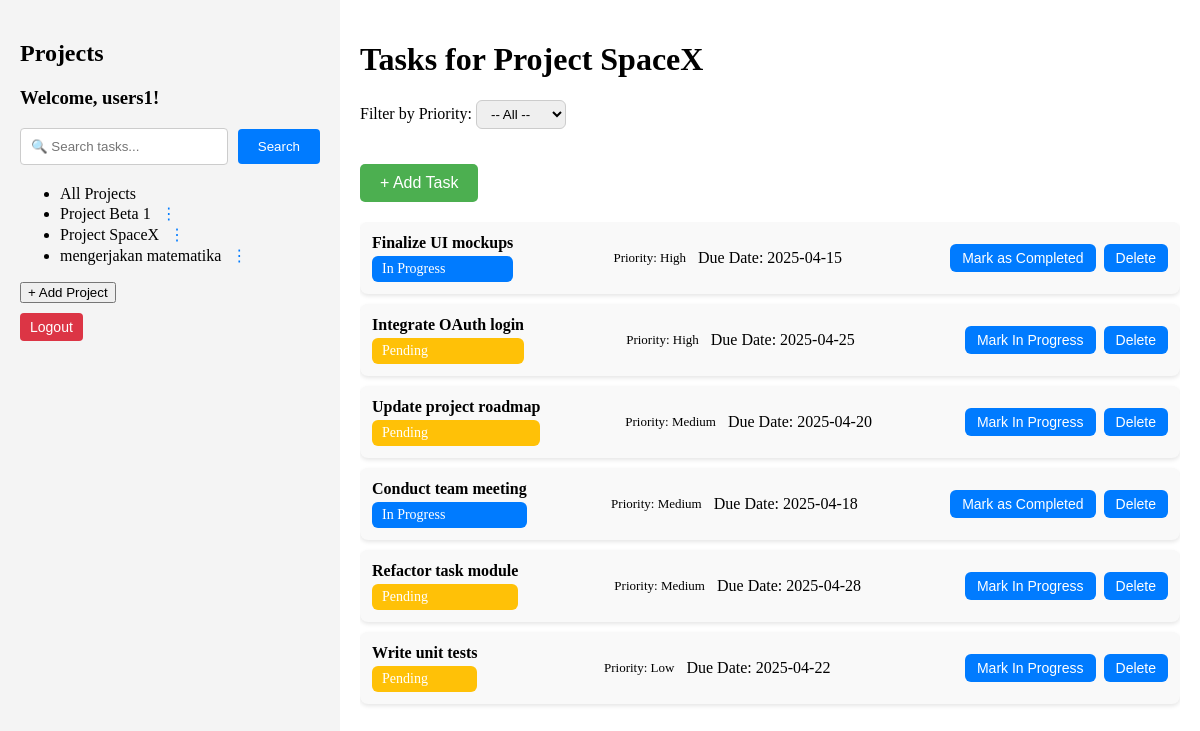
Page /index.php?project_id=86 (signed in) on the committed database.
### tables this page shows
CREATE TABLE `users` (
  `id` int NOT NULL,
  `name` varchar(100) NOT NULL,
  `email` varchar(100) NOT NULL,
  `password` varchar(255) NOT NULL,
  `created_at` timestamp NULL DEFAULT CURRENT_TIMESTAMP
);

CREATE TABLE `projects` (
  `id` int NOT NULL,
  `user_id` int NOT NULL,
  `name` varchar(100) NOT NULL,
  `created_at` timestamp NULL DEFAULT CURRENT_TIMESTAMP,
  `slug` varchar(255) DEFAULT NULL
);

CREATE TABLE `tasks` (
  `id` int NOT NULL,
  `project_id` int NOT NULL,
  `user_id` int NOT NULL,
  `name` varchar(255) NOT NULL,
  `is_completed` tinyint(1) DEFAULT '0',
  `created_at` timestamp NULL DEFAULT CURRENT_TIMESTAMP,
  `priority` enum('Low','Medium','High') DEFAULT NULL,
  `due_date` date DEFAULT NULL,
  `completed_at` datetime DEFAULT NULL
);

### index.php (the view, shortened to what this page needs)
<?php
require_once 'private/db.php';
$user_id = $_SESSION['user_id'];
$stmt = $conn->prepare("SELECT name FROM users WHERE id = ?");
$stmt->bind_param("i", $user_id);
$stmt->execute();
$result = $stmt->get_result();
$user = $result->fetch_assoc();
$user_id = $_SESSION['user_id'];
$stmt = $conn->prepare("SELECT * FROM projects WHERE user_id = ?");
$stmt->bind_param("i", $user_id);
$stmt->execute();
$resultProjects = $stmt->get_result();
$user_id = $_SESSION['user_id'] ?? 0;
$project_id = isset($_GET['project_id']) ? (int) $_GET['project_id'] : 0;
$sql = "SELECT tasks.* FROM tasks
        JOIN projects ON tasks.project_id = projects.id
        WHERE projects.user_id = ?";
$params = [$user_id];
$types = "i";
if ($project_id !== 0) {
    $sql .= " AND tasks.project_id = ?";
    $params[] = $project_id;
    $types .= "i";
}
$sql .= " ORDER BY FIELD(tasks.priority, 'High', 'Medium', 'Low')";
$stmt = $conn->prepare($sql);
if (!empty($params)) {
    $stmt->bind_param($types, ...$params);
}
$stmt->execute();
$resultTasks = $stmt->get_result();
$projectName = "All Projects";
if ($project_id > 0) {
    $stmtProject = $conn->prepare("SELECT name FROM projects WHERE id = ? AND user_id = ?");
    $stmtProject->bind_param("ii", $project_id, $user_id);
    $stmtProject->execute();
    $resultProject = $stmtProject->get_result();
    if ($resultProject->num_rows > 0) {
        $projectName = $resultProject->fetch_assoc()['name'];
    } else {
        $projectName = "Unknown Project";
    }
}
$nama_user = $user ? $user['name'] : 'Guest';
?>
<!DOCTYPE html>
<html lang="en">
<head>
    <link rel="stylesheet" href="style.css">
</head>
<body>
    <div class="main-wrapper">
        <aside class="sidebar">
            <h2>Projects</h2>
            <h3>Welcome,
                <?php echo htmlspecialchars($nama_user); ?>!
            </h3>
            <form method="GET" class="task-search-form" style="margin-bottom: 20px; display: flex;">
                <div class="search-wrapper" style="position: relative; flex: 1;">
                    <input type="text" name="search" placeholder="🔍 Search tasks..."
                        class="search-input"
                        value="<?= htmlspecialchars($_GET['search'] ?? '') ?>"
                        style="padding-right: 30px; width: 100%; box-sizing: border-box;">
                </div>
                <button type="submit">
                    Search
                </button>
            </form>
            <ul class="menu" id="project-list">
                <li class="menu-item">
                    <div class="project-item">
                        <span class="project-button <?= $project_id === 0 ? 'active' : '' ?>"
                            onclick="loadAllProjects()">All Projects</span>
                    </div>
                </li>
                <?php while ($project = $resultProjects->fetch_assoc()) { ?>
                    <li class="menu-item">
                        <div class="project-item">
                            <span class="project-button <?= $project_id == $project['id'] ? 'active' : '' ?>"
                                onclick="loadProjectTasks(<?= $project['id']; ?>)">
                                <?= htmlspecialchars($project['name']); ?>
                            </span>
                            <div class="menu-actions">
                                <button class="menu-toggle" onclick="toggleDropdown(<?= $project['id']; ?>)">⋮</button>
                            </div>
                        </div>
                    </li>
                <?php } ?>
            </ul>
            <button class="add-project-btn" onclick="openProjectModal()">+ Add Project</button>
            <?php if (isset($_SESSION['user_id'])) { ?>
                <form method="POST" action="logout.php">
                    <button type="submit" class="logout-btn">Logout</button>
                </form>
            <?php } ?>
        </aside>
        <main class="content">
            <h1>Tasks for
                <?= htmlspecialchars($projectName ?? "Unknown Project"); ?>
            </h1>
            <form method="GET" class="priority-filter-form">
                <label for="priority">Filter by Priority:</label>
                <select name="priority" id="priority" onchange="this.form.submit()">
                    <option value="">-- All --</option>
                </select>
            </form>
            <div class="task-actions-wrapper">
            <?php if ($project_id !== 0) { ?>
                <button class="add-task-btn" onclick="openTaskModal()">+ Add Task</button>
            <?php } ?>
            </div>
            <div class="task-list">
                    <?php if ($resultTasks && $resultTasks->num_rows > 0) { ?>
                        <?php while ($task = $resultTasks->fetch_assoc()) {
                            $status = '';
                            $statusClass = '';
                            switch ($task['is_completed']) {
                                case 0:
                                    $status = 'Pending';
                                    $statusClass = 'pending';
                                    break;
                                case 1:
                                    $status = 'In Progress';
                                    $statusClass = 'in-progress';
                                    break;
                            }
                            ?>
                            <div class="task-item">
                                <div class="task-header">
                                    <div class="task-name <?= $task['is_completed'] == 2 ? 'completed-task' : ''; ?>">
                                        <a href="index.php?project_id=<?= $task['project_id']; ?>" style="text-decoration: none; color: inherit;">
                                            <?= htmlspecialchars($task['name']); ?>
                                        </a>
                                    </div>
                                    <div class="task-status <?= $statusClass; ?>">
                                        <?= htmlspecialchars($status); ?>
                                    </div>
                                </div>
                                <div class="task-meta">
                                    <span class="task-priority">Priority: <?= htmlspecialchars($task['priority']); ?></span>
                                    <span class="task-due-date">
                                        <?= $task['is_completed'] == 2 ? 'Completed On:' : 'Due Date:' ?>
                                        <?= htmlspecialchars(
                                            $task['is_completed'] == 2
                                            ? ($task['completed_at'] ? date('Y-m-d', strtotime($task['completed_at'])) : 'Unknown')
                                            : ($task['due_date'] ? date('Y-m-d', strtotime($task['due_date'])) : 'Not Set')
                                        ); ?>
                                    </span>
                                </div>
                                <div class="task-actions">
                                    <?php if ($project_id !== 0): ?>
                                        <?php if ($task['is_completed'] == 0): ?>
                                            <button onclick="markTaskAsInProgress(<?= $task['id']; ?>)">Mark In Progress</button>
                                        <?php elseif ($task['is_completed'] == 1): ?>
                                            <button onclick="markTaskAsCompleted(<?= $task['id']; ?>)">Mark as Completed</button>
                                        <?php endif; ?>
                                        <button onclick="confirmDelete(<?= (int) $task['id']; ?>, '<?= htmlspecialchars(addslashes($task['name'])); ?>')">Delete</button>
                                    <?php endif; ?>
                                </div>
                            </div>
                        <?php } ?>
                    <?php } else { ?>
                        <p>No tasks available</p>
                    <?php } ?>
                </div>
        </main>
    </div>
</body>
</html>

### index.php (style rules this page uses)
html, body { height: 100%; min-height: 100vh; margin: 0; }
body { display: flex; flex-direction: column; margin: 0; }
.main-wrapper { flex: 1; display: flex; min-height: 100vh; }
.content { flex: 1; display: flex; flex-direction: column; padding: 20px; overflow: hidden; }
.task-list { flex: 1; overflow-y: auto; margin-top: 20px; }
.task-actions-wrapper { display: flex; justify-content: flex-start; margin-top: 15px; }
.add-task-btn { display: inline-block; width: auto; background-color: #4CAF50; color: white; padding: 10px 20px; font-size: 16px; border: none; cursor: pointer; border-radius: 5px; transition: background-color 0.3s ease; }
.sidebar { width: 300px; background-color: #f4f4f4; padding: 20px; }
.priority-filter-form { margin-bottom: 20px; }
.priority-filter-form select { padding: 5px 10px; border-radius: 6px; border: 1px solid #ccc; }
.logout-btn { width: 100%; padding: 12px; background-color: #dc3545; color: white; border: none; border-radius: 6px; font-size: 16px; cursor: pointer; transition: background-color 0.3s ease; margin-top: 20px; }
.task-item { display: flex; justify-content: space-between; padding: 12px; margin-bottom: 10px; border-radius: 8px; background-color: #f9f9f9; box-shadow: 0 2px 4px rgba(0, 0, 0, 0.1); align-items: center; }
.task-meta { display: flex; align-items: center; gap: 8px; }
.task-priority { font-size: 13px; font-weight: 500; margin-right: 4px; margin-left: -8px; }
.task-item .task-name { font-size: 16px; font-weight: bold; }
.task-item .task-status { font-size: 14px; padding: 5px 10px; border-radius: 6px; color: white; margin-top: 4px; }
.task-item .task-status.pending { background-color: #ffc107; }
.task-item .task-status.in-progress { background-color: #007bff; }
.task-item button { background-color: #007bff; color: white; padding: 6px 12px; border: none; border-radius: 6px; cursor: pointer; font-size: 14px; transition: background-color 0.3s ease; }
.task-actions { display: flex; gap: 8px; }
.logout-btn { width: auto; padding: 6px 10px; background-color: #dc3545; color: white; border: none; border-radius: 4px; font-size: 14px; cursor: pointer; transition: background-color 0.3s ease; margin-top: 10px; }
.menu-actions { position: relative; display: inline-block; }
.menu-toggle { background: none; border: none; font-size: 16px; cursor: pointer; color: #007bff; }
.task-search-form { display: flex; align-items: center; gap: 10px; }
.task-search-form input[type="text"] { flex: 1; padding: 10px; border-radius: 4px; border: 1px solid #ccc; box-sizing: border-box; }
.task-search-form button { padding: 10px 20px; background-color: #007bff; color: white; border: none; border-radius: 4px; cursor: pointer; }

### rows in the picture
users: name "users1"
projects: name "Project Beta 1"
projects: name "Project SpaceX"
projects: name "mengerjakan matematika"
tasks: name "Finalize UI mockups", is_completed "In Progress", priority "High", shows "Due Date:", due_date "2025-04-15"
tasks: name "Integrate OAuth login", is_completed "Pending", priority "High", shows "Due Date:", due_date "2025-04-25"
tasks: name "Update project roadmap", is_completed "Pending", priority "Medium", shows "Due Date:", due_date "2025-04-20"
tasks: name "Conduct team meeting", is_completed "In Progress", priority "Medium", shows "Due Date:", due_date "2025-04-18"
tasks: name "Refactor task module", is_completed "Pending", priority "Medium", shows "Due Date:", due_date "2025-04-28"
tasks: name "Write unit tests", is_completed "Pending", priority "Low", shows "Due Date:", due_date "2025-04-22"
